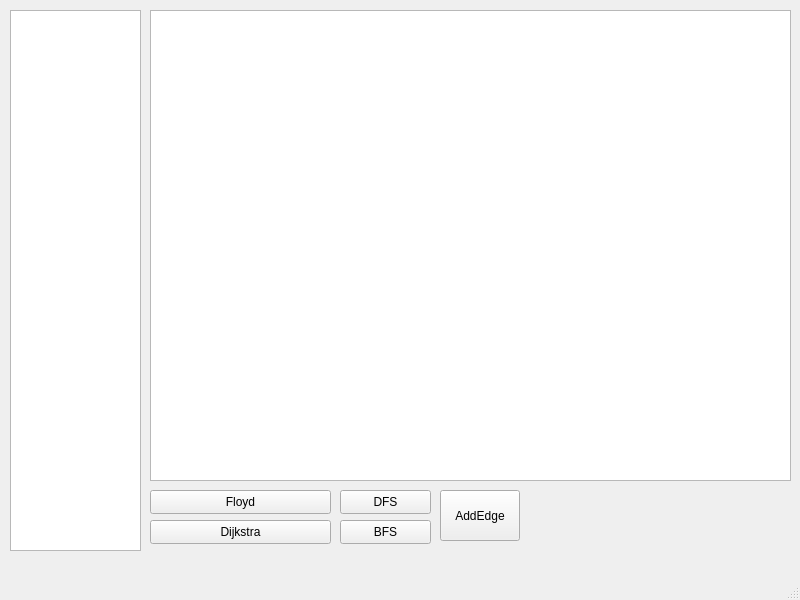
<?xml version="1.0" encoding="UTF-8"?>
<ui version="4.0">
 <class>MainWindow</class>
 <widget class="QMainWindow" name="MainWindow">
  <property name="geometry">
   <rect>
    <x>0</x>
    <y>0</y>
    <width>800</width>
    <height>600</height>
   </rect>
  </property>
  <property name="windowTitle">
   <string>MainWindow</string>
  </property>
  <widget class="QWidget" name="centralwidget">
   <widget class="QGraphicsView" name="graphicsView">
    <property name="geometry">
     <rect>
      <x>150</x>
      <y>10</y>
      <width>641</width>
      <height>471</height>
     </rect>
    </property>
   </widget>
   <widget class="QTextEdit" name="textEdit">
    <property name="geometry">
     <rect>
      <x>10</x>
      <y>10</y>
      <width>131</width>
      <height>541</height>
     </rect>
    </property>
   </widget>
   <widget class="QPushButton" name="BFSButton">
    <property name="geometry">
     <rect>
      <x>340</x>
      <y>520</y>
      <width>91</width>
      <height>24</height>
     </rect>
    </property>
    <property name="text">
     <string>BFS</string>
    </property>
   </widget>
   <widget class="QPushButton" name="DFSButton_2">
    <property name="geometry">
     <rect>
      <x>340</x>
      <y>490</y>
      <width>91</width>
      <height>24</height>
     </rect>
    </property>
    <property name="text">
     <string>DFS</string>
    </property>
   </widget>
   <widget class="QPushButton" name="DijkstraButton">
    <property name="geometry">
     <rect>
      <x>150</x>
      <y>520</y>
      <width>181</width>
      <height>24</height>
     </rect>
    </property>
    <property name="text">
     <string>Dijkstra</string>
    </property>
   </widget>
   <widget class="QPushButton" name="FloydButton">
    <property name="geometry">
     <rect>
      <x>150</x>
      <y>490</y>
      <width>181</width>
      <height>24</height>
     </rect>
    </property>
    <property name="text">
     <string>Floyd</string>
    </property>
   </widget>
   <widget class="QPushButton" name="pushButton">
    <property name="geometry">
     <rect>
      <x>440</x>
      <y>490</y>
      <width>80</width>
      <height>51</height>
     </rect>
    </property>
    <property name="text">
     <string>AddEdge</string>
    </property>
   </widget>
  </widget>
  <widget class="QMenuBar" name="menubar">
   <property name="geometry">
    <rect>
     <x>0</x>
     <y>0</y>
     <width>800</width>
     <height>21</height>
    </rect>
   </property>
  </widget>
  <widget class="QStatusBar" name="statusbar"/>
 </widget>
 <resources/>
 <connections/>
</ui>
